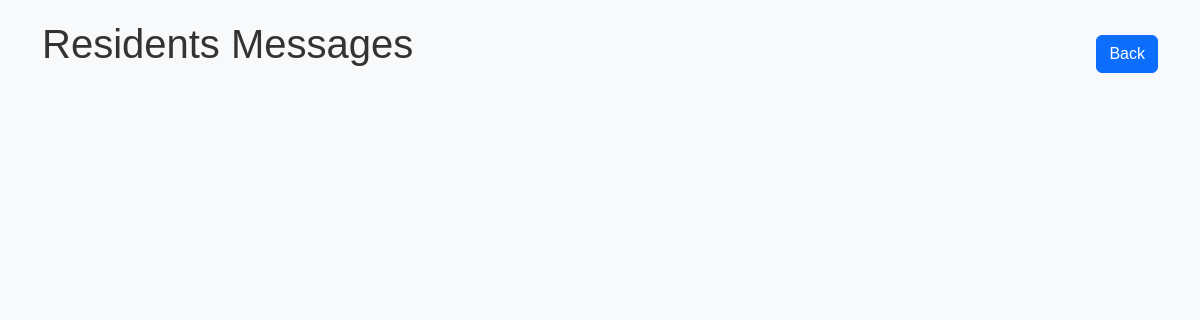
Before: /inbox/ (signed in) with the older database file.
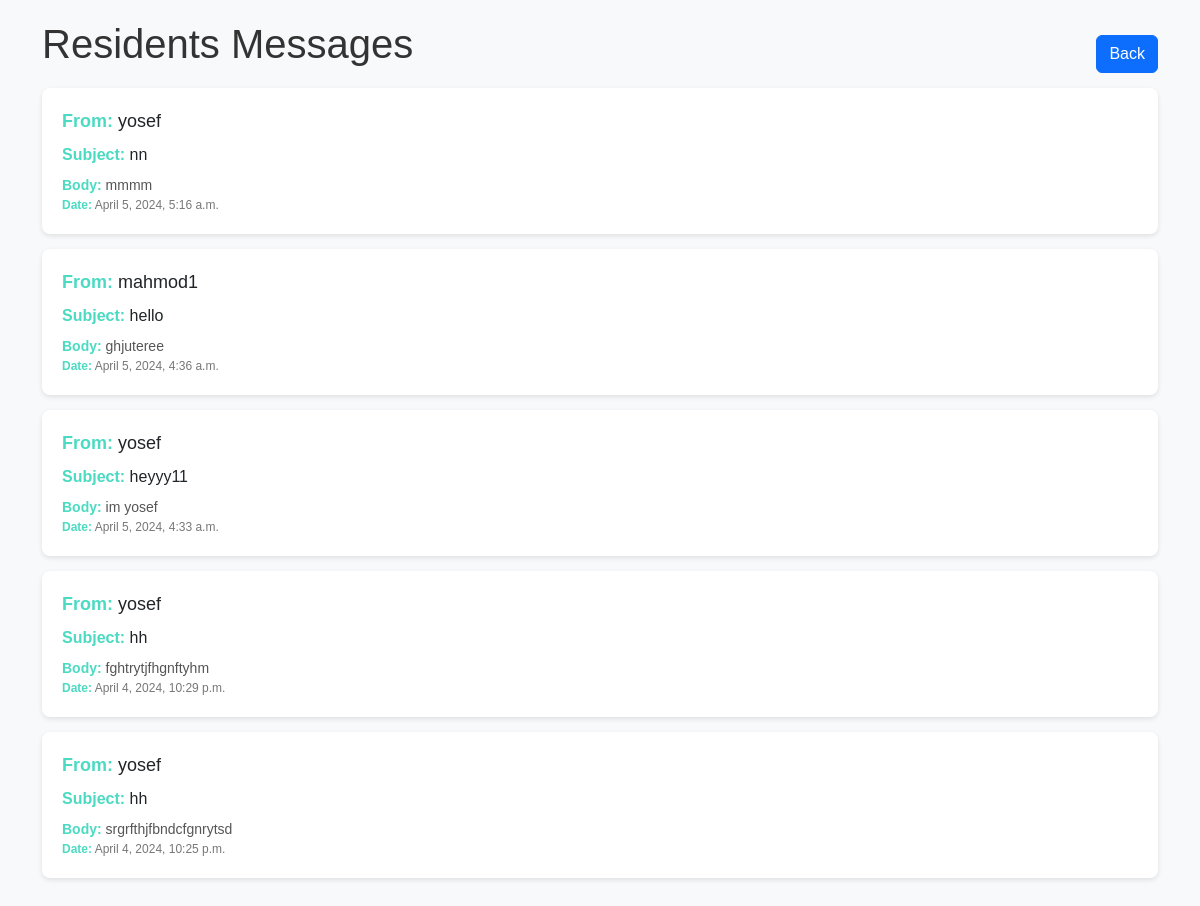
After: the same page with the newer database file.
### core/models.py (models this page shows, shortened)
class Message(models.Model):
    sender = models.ForeignKey(User, on_delete=models.SET_NULL, null=True)
    recipient = models.ForeignKey(User, on_delete=models.SET_NULL, null=True, blank=True, related_name="messages")
    name = models.CharField(max_length=200, null=True, blank=True)
    email = models.CharField(max_length=200, null=True, blank=True)
    subject = models.CharField(max_length=200, null=True, blank=True)
    body = models.TextField()
    is_read = models.BooleanField(default=False)
    created = models.DateTimeField(auto_now_add=True)
    class Meta:
        ordering = ['is_read', '-created']

### core/views.py (the view)
# urls.py: path('inbox/', views.inbox, name="inbox"),
@login_required
def inbox(request):
    user = request.user
    messages = Message.objects.filter(recipient=user).order_by('-created')
    context = {'messages': messages}
    return render(request, 'inbox.html', context)

### Template/inbox.html (shortened to what this page needs)
<!DOCTYPE html>
<html lang="en">
<head>
    <link href="https://cdn.jsdelivr.net/npm/bootstrap@5.2.3/dist/css/bootstrap.min.css" rel="stylesheet">
</head>
<body>
    <div class="container">
        <div class="d-flex justify-content-between align-items-center">
            <h1>Residents Messages</h1>
            <a href="{% url 'EmployeeM' %}" class="btn btn-primary">Back</a>
        </div>
        <ul class="list-unstyled">
            {% for message in messages %}
            <li>
                <div class="sender"><strong>From:</strong> {{ message.sender.username }}</div>
                <div class="subject"><strong>Subject:</strong> {{ message.subject }}</div>
                <div class="body"><strong>Body:</strong> {{ message.body }}</div>
                <div class="date"><strong>Date:</strong> {{ message.created }}</div>
            </li>
            {% endfor %}
        </ul>
    </div>
</body>
</html>

### Template/inbox.html (style rules this page uses)
body { font-family: Arial, sans-serif; background-color: #f8f9fa; padding: 20px; }
h1 { color: #333; text-align: center; margin-bottom: 20px; }
ul { list-style-type: none; padding: 0; margin: 0; }
li { background-color: #fff; border-radius: 8px; padding: 20px; margin-bottom: 15px; box-shadow: 0 2px 5px rgba(0, 0, 0, 0.1); }
strong { color: #4cdac2; }
.sender { font-size: 18px; margin-bottom: 8px; }
.subject { font-size: 16px; margin-bottom: 8px; }
.body { font-size: 14px; color: #555; }
.date { font-size: 12px; color: #777; }

Changed rows visible on the page:
added Message: sender.username "yosef", subject "nn", body "mmmm", created "April 5, 2024, 5:16 a.m."
added Message: sender.username "mahmod1", subject "hello", body "ghjuteree", created "April 5, 2024, 4:36 a.m."
added Message: sender.username "yosef", subject "heyyy11", body "im yosef", created "April 5, 2024, 4:33 a.m."
added Message: sender.username "yosef", subject "hh", body "fghtrytjfhgnftyhm", created "April 4, 2024, 10:29 p.m."
added Message: sender.username "yosef", subject "hh", body "srgrfthjfbndcfgnrytsd", created "April 4, 2024, 10:25 p.m."
